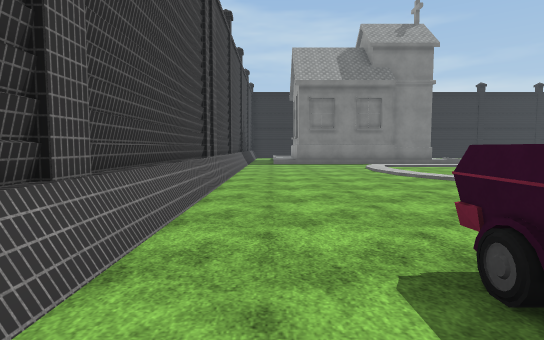
[1] (above)

24 first-person views from a walk through a scene from a Unity 3-D project. The camera is 1.4 m above the floor, tilts 4° down and sees 80° across. The floor is counted in squares, 2 m on a side. Each view is taken from the middle of a square. On the plan, view 1 faces up. The plan holds only what a view shows up to about 10 squares ahead; the rest is blank. The place goes on beyond the plan. Flat ground stands in for the terrain. The player is left out. Some surface patterns are stand-ins.

[2]
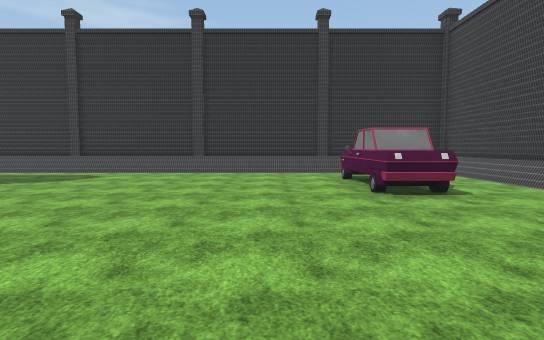

[3]
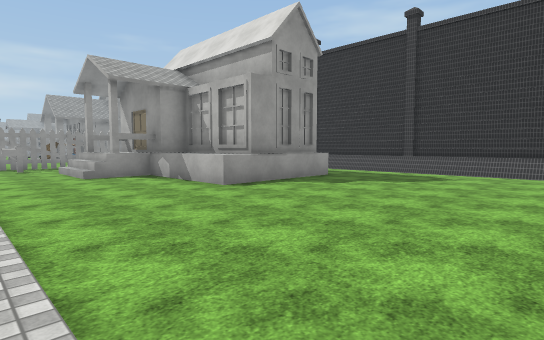

[4]
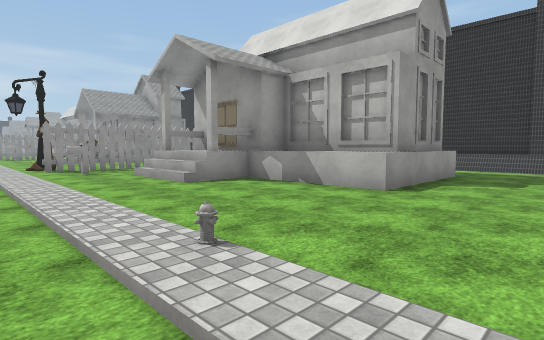

[5]
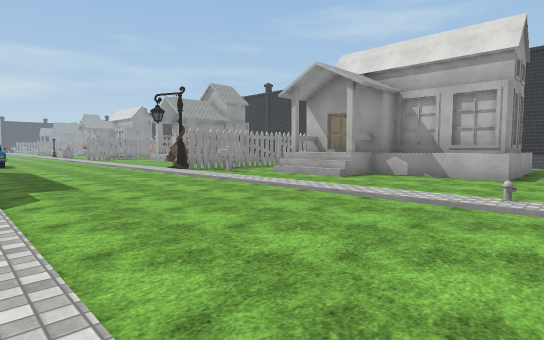

[6]
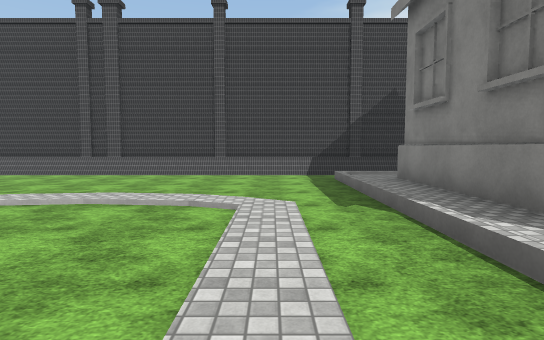

[7]
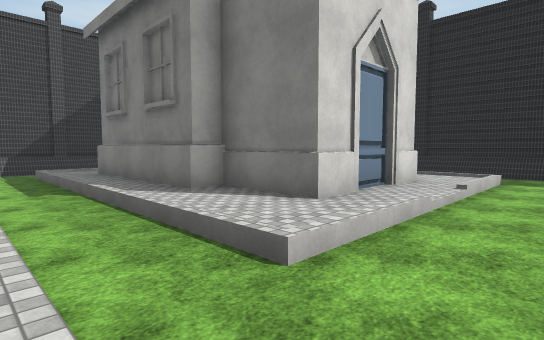

[8]
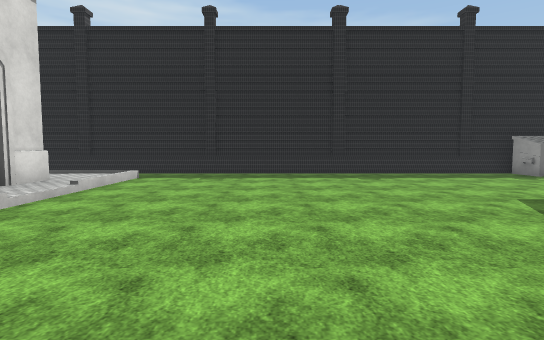

[9]
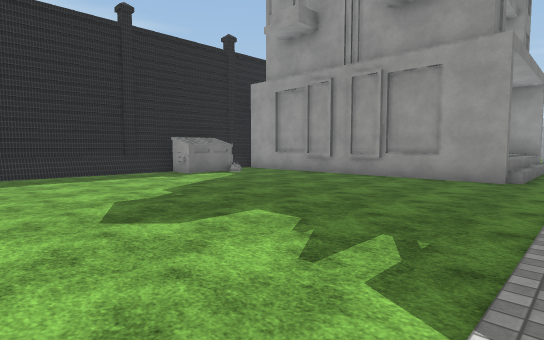

[10]
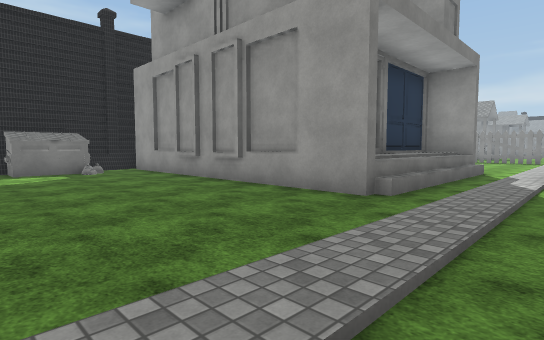

[11]
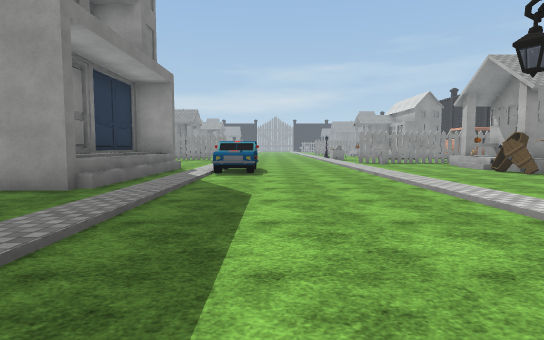

[12]
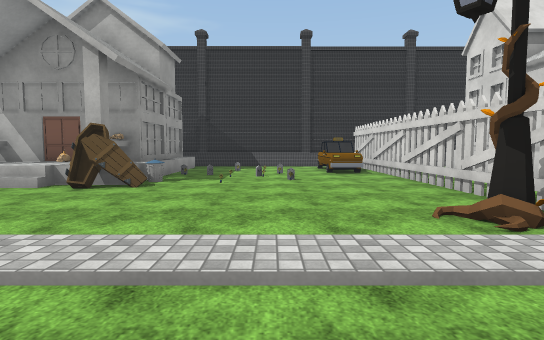

[13]
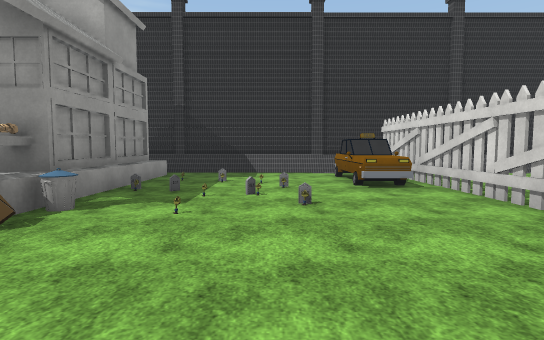

[14]
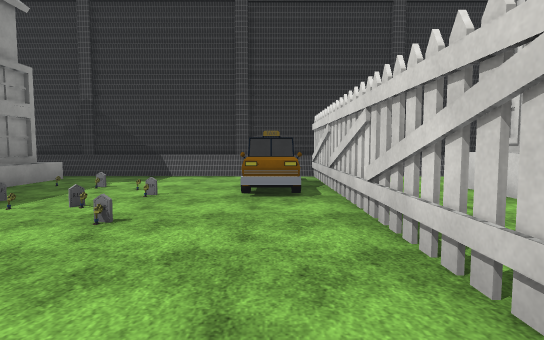

[15]
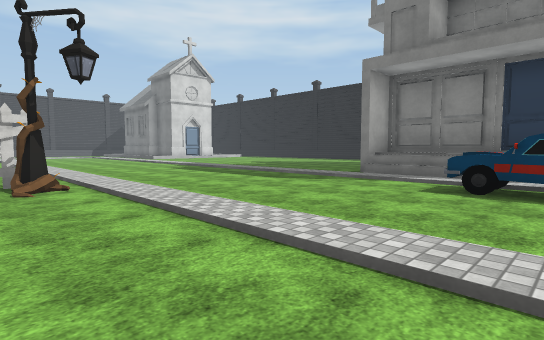

[16]
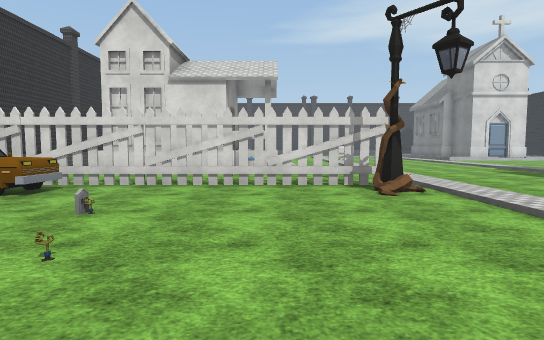

[17]
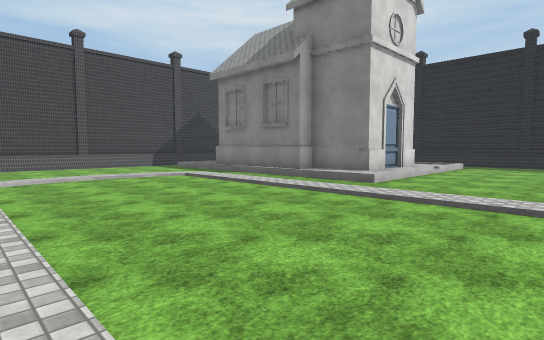

[18]
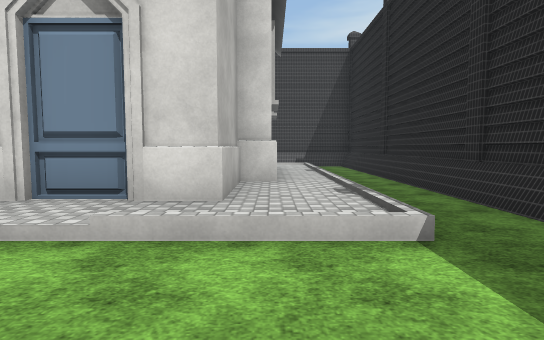

[19]
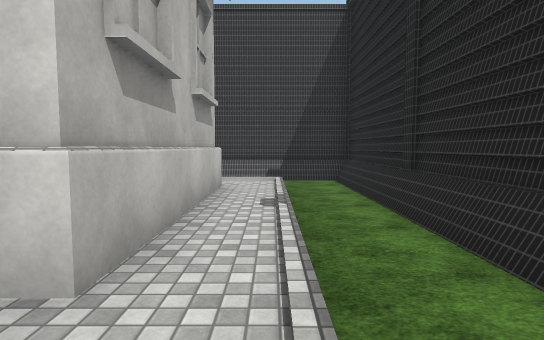

[20]
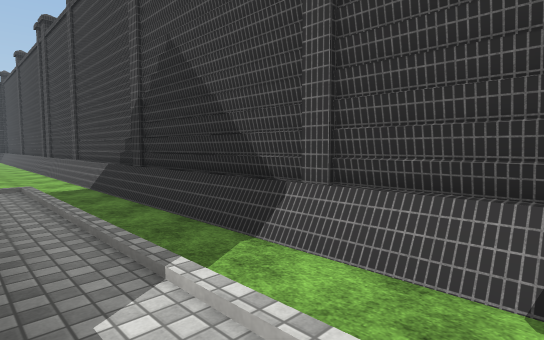

[21]
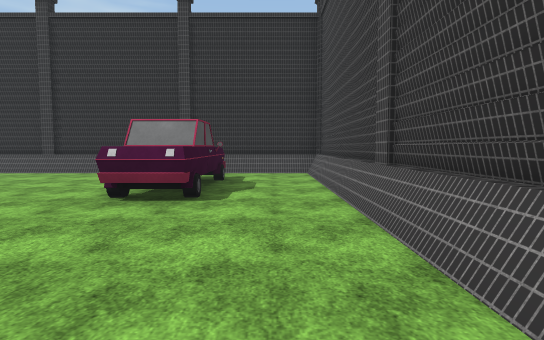

[22]
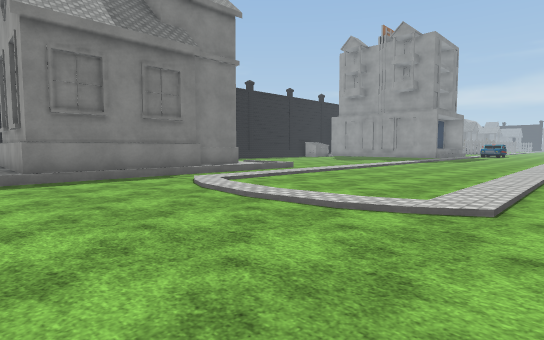

[23]
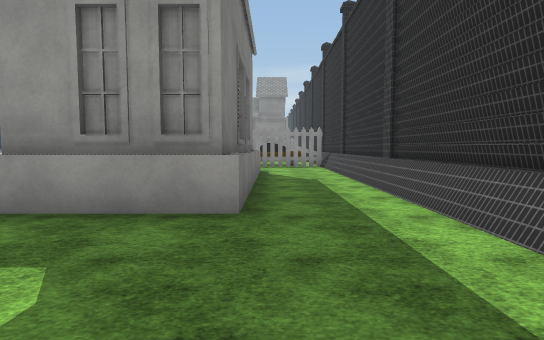

[24]
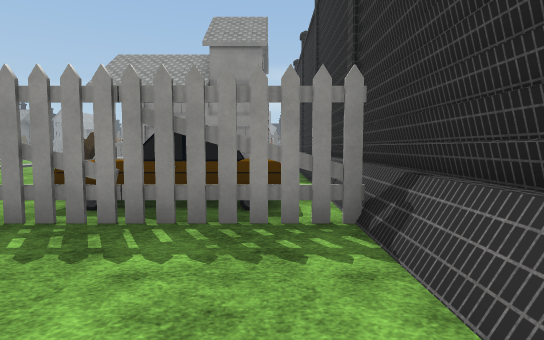

### Floor plan
Key: @ floor where view 1 was taken; # wall or solid block; . main floor; : floor 0.25 m higher than the main floor; / step, stairs or slope; C car; H hydrant; U house; S streetlight; B building; M dumpster; F coffin; I bin; O other object.
Columns run from 1 left of view 1 to 27 right of it. Each row starts with its distance up from view 1.
 22 #######################
 21 #...................MMM.B
 20 #/////////..............B
 19 #/BBBBB   ..............B
 18 #/B   BBB .............BB
 17 #/B     B .............BB
 16 #/B BBBBB ..............B
 15 #/BBBBB   .............BBBBBB
 14 #/::::::::.............#
 13 #......................./////
 12 #..../:::::::::::::::::::::::
 11 #...//.....................CC
 10 #.../........................
  9 #.../........................
  8 #...//.......................
  7 #..../::::::H::::::::::::::::
  6 #...................OOS......
  5 #....................O.......
  4 #...............U U..O.......
  3 #............UUUU O..O.....FO
  2 #..C.........UUUUUU..O....IU
  1 #.CC.........UUUUUU..O.....UU
  0 #@CC.........UUUUUU..OO....UU
 -1 #.CC.................OO....UU
 -2 #....................OO....UU
 -3 #####################O#######

Where each view was taken, in squares from view 1:
view 1: 0 up, 0 right, facing up
view 2: 7 up, 4 right, facing down
view 3: 7 up, 6 right, facing down-right
view 4: 8 up, 9 right, facing down-right
view 5: 12 up, 10 right, facing down-right
view 6: 12 up, 8 right, facing left
view 7: 12 up, 10 right, facing up-left
view 8: 12 up, 12 right, facing up
view 9: 12 up, 14 right, facing up-right
view 10: 11 up, 18 right, facing up-right
view 11: 10 up, 17 right, facing right
view 12: 9 up, 23 right, facing down
view 13: 6 up, 23 right, facing down
view 14: 5 up, 21 right, facing down
view 15: 5 up, 27 right, facing up-left
view 16: 4 up, 26 right, facing left
view 17: 7 up, 12 right, facing up-left
view 18: 19 up, 11 right, facing left
view 19: 20 up, 7 right, facing left
view 20: 20 up, 1 right, facing down-left
view 21: 6 up, 0 right, facing down
view 22: 6 up, 0 right, facing up-right
view 23: 1 down, 8 right, facing right
view 24: 2 down, 17 right, facing right
